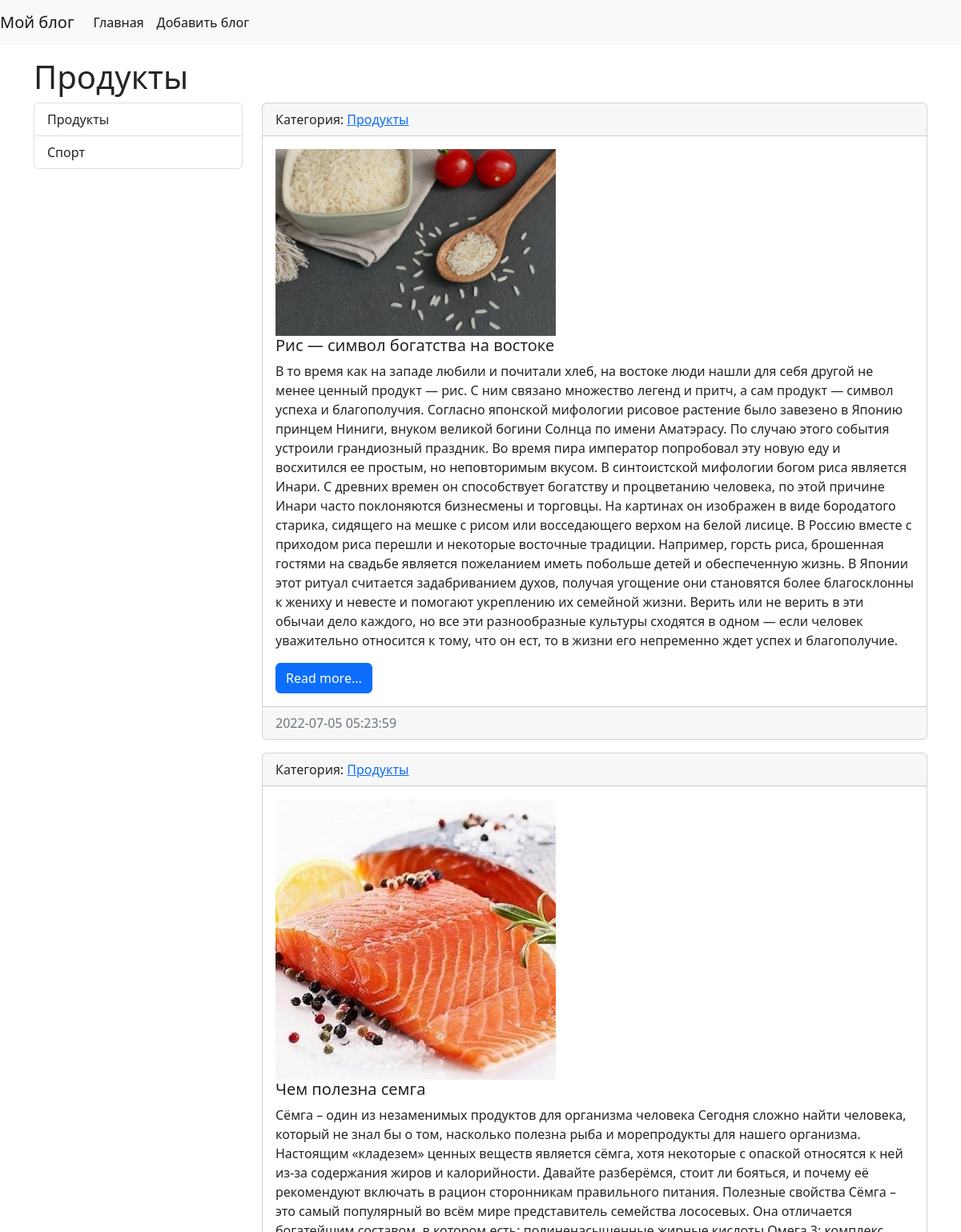
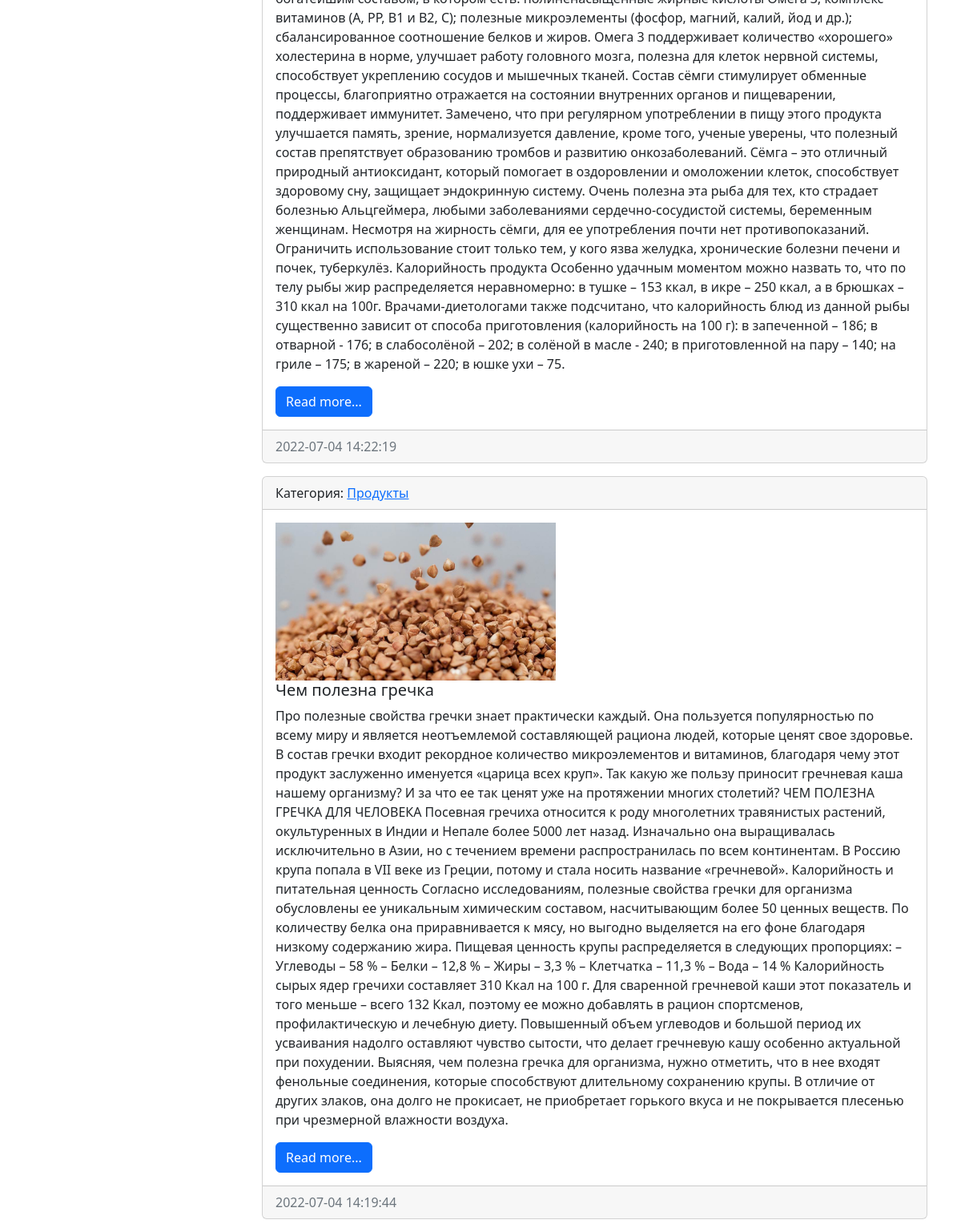
The app's page /category/2/ with its own data (2 pictures, top to bottom).
### cool/models.py (models this page shows, shortened)
class Category(models.Model):
    title = models.CharField(
        max_length=100, db_index=True, verbose_name="Наименование категории"
    )
    def get_absolute_url(self):
        return reverse("category", kwargs={"category_id": self.pk})
    def __str__(self):
        return self.title
    class Meta:
        verbose_name = "Категория"
        verbose_name_plural = "Категории"
        ordering = ["title"]

class Blogs(models.Model):
    title = models.CharField(max_length=100, verbose_name="Наименование")
    content = models.TextField(blank=True, verbose_name="Контент")
    created_at = models.DateTimeField(auto_now_add=True, verbose_name="Создано")
    updated_at = models.DateTimeField(auto_now=True, verbose_name="Обновлено")
    photo = models.ImageField(
        upload_to="photos/%Y/%m/%d/", verbose_name="Фото", blank=True
    )
    is_published = models.BooleanField(default=True, verbose_name="Опубликовано")
    category = models.ForeignKey(
        "Category", on_delete=models.PROTECT, null=True, verbose_name="Категория"
    )
    def get_absolute_url(self):
        return reverse("view_blogs", kwargs={"pk": self.pk})
    class Meta:
        verbose_name = "Запись"
        verbose_name_plural = "Записи"
        ordering = ["-created_at"]

### cool/views.py (the view)
# urls.py: path("category/<int:category_id>/", BlogsByCategory.as_view(), name="category"),
class BlogsByCategory(ListView):
    model = Blogs
    template_name = "cool/home_blogs_list.html"
    context_object_name = "blogs"
    def get_context_data(self, *, object_list=None, **kwargs):
        context = super().get_context_data(**kwargs)
        context["title"] = Category.objects.get(pk=self.kwargs["category_id"])
        return context
    def get_queryset(self):
        return Blogs.objects.filter(
            category_id=self.kwargs["category_id"], is_published=True
        ).select_related("category")

### cool/templatetags/blogs_tags.py (called while the page is built)
@register.inclusion_tag("cool/list_categories.html")
def show_categories():
    categories = Category.objects.all()
    return {"categories": categories}

### cool/templates/cool/home_blogs_list.html (shortened to what this page needs)
{% extends 'base.html' %}
{% block sidebar %}
{% include 'inc/_sidebar.html' %}
{% endblock sidebar %}
{% block content %}
{% for item in blogs %}
<div class="card mb-3">
    <div class="card-header">
        Категория: <a href="{{ item.category.get_absolute.url }}">{{ item.category }}</a>
    </div>
    <div class="card-body">
        <div class="media">
            {% if item.photo %}
            <img src="{{ item.photo.url }}" alt="" width="350">
            {% else %}
            <img src="https://picsum.photos/id/1060/350/235/?blur=2" alt="" width="350" class="mr-3">
            {% endif %}
            <div class="media-body">
                <h5 class="card-title">{{ item.title }}</h5>
                <p class="card-text">{{ item.content }}</p>
                <a href="{{ item.get_absolute_url }}" class="btn btn-primary">Read more...</a>
            </div>
        </div>
    </div>
    <div class="card-footer text-muted">
        {{ item.created_at|date:"Y-m-d H:i:s" }}
    </div>
</div>
{% endfor %}
{% endblock content %}

### templates/base.html (shortened to what this page needs)
{% load static %}
<!doctype html>
<html lang="en">
  <head>
    <link  href="https://cdn.jsdelivr.net/npm/bootstrap@5.2.0-beta1/dist/css/bootstrap.min.css" rel="stylesheet">
  </head>
  <body>
{% include 'inc/_nav.html' %}
 <div class="container mt-3">
     <h1>{{ title }}</h1>
     <div class="row">
         <div class="col-md-3">
             {% block sidebar %}SIDEBAR{% endblock sidebar %}
         </div>
         <div class="col-md-9">
             {% block content %}CONTENT{% endblock content %}
         </div>
     </div>
  </body>
</html>

### templates/inc/_nav.html (shortened to what this page needs)
  <nav class="navbar navbar-expand-lg bg-light">
      <a class="navbar-brand" href="{% url 'home' %}">Мой блог</a>
      <div class="collapse navbar-collapse" id="navbarSupportedContent">
          <ul class="navbar-nav me-auto mb-2 mb-lg-0">
              <li class="nav-item"><a class="nav-link active" aria-current="page" href="{% url 'home' %}">Главная</a></li>
              <li class="nav-item"><a class="nav-link active" aria-current="page" href="{% url 'add_blog' %}">Добавить блог</a></li>
          </ul>
      </div>
  </nav>

### templates/inc/_sidebar.html (shortened to what this page needs)
{% load blogs_tags %}
{% show_categories %}

### cool/templates/cool/list_categories.html
<div class="list-group">
    {% for item in categories %}
    <a href="{{ item.get_absolute_url }}" class="list-group-item list-group-item-action">{{ item.title }}</a>
    {% endfor %}
</div>

### records on screen
Category: title "Продукты"
Category: title "Спорт"
Blogs: category "Продукты", photo (picture), title "Рис — символ богатства на востоке", content "В то время как на западе любили и почитали хлеб, на востоке люди нашли для себя другой не менее ценный продукт — рис. С ним связано множество легенд и притч, а сам продукт — символ успеха и благополучия. Согласно японской мифологии рисовое растение было завезено в Японию принцем Ниниги, внуком великой богини Солнца по имени Аматэрасу. По случаю этого события устроили грандиозный праздник. Во время пира император попробовал эту новую еду и восхитился ее простым, но неповторимым вкусом. В синтоистской мифологии богом риса является Инари. С древних времен он способствует богатству и процветанию человека, по этой причине Инари часто поклоняются бизнесмены и торговцы. На картинах он изображен в…", created_at "2022-07-05 05:23:59"
Blogs: category "Продукты", photo (picture), title "Чем полезна семга", content "Сёмга – один из незаменимых продуктов для организма человека Сегодня сложно найти человека, который не знал бы о том, насколько полезна рыба и морепродукты для нашего организма. Настоящим «кладезем» ценных веществ является сёмга, хотя некоторые с опаской относятся к ней из-за содержания жиров и калорийности. Давайте разберёмся, стоит ли бояться, и почему её рекомендуют включать в рацион сторонникам правильного питания. Полезные свойства Сёмга – это самый популярный во всём мире представитель семейства лососевых. Она отличается богатейшим составом, в котором есть: полиненасыщенные жирные кислоты Омега 3; комплекс витаминов (А, РР, В1 и В2, С); полезные микроэлементы (фосфор, магний, калий,…", created_at "2022-07-04 14:22:19"
Blogs: category "Продукты", photo (picture), title "Чем полезна гречка", content "Про полезные свойства гречки знает практически каждый. Она пользуется популярностью по всему миру и является неотъемлемой составляющей рациона людей, которые ценят свое здоровье. В состав гречки входит рекордное количество микроэлементов и витаминов, благодаря чему этот продукт заслуженно именуется «царица всех круп». Так какую же пользу приносит гречневая каша нашему организму? И за что ее так ценят уже на протяжении многих столетий? ЧЕМ ПОЛЕЗНА ГРЕЧКА ДЛЯ ЧЕЛОВЕКА Посевная гречиха относится к роду многолетних травянистых растений, окультуренных в Индии и Непале более 5000 лет назад. Изначально она выращивалась исключительно в Азии, но с течением времени распространилась по всем…", created_at "2022-07-04 14:19:44"
